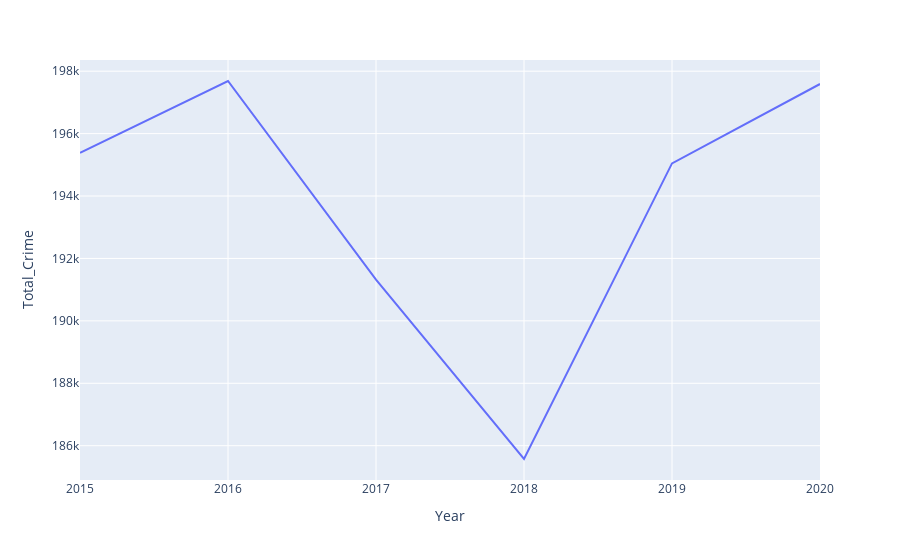

Notebook code for this chart:
### Code cell
# Total crime for harris county over 5 years
fig = px.line(harris_county_df, x="Year" , y="Total_Crime")
fig.show()

### Figure 1 — Plotly figure (JSON) as saved in the notebook; plotly's stock layout.template omitted (floating-point values rounded to 4 significant figures)
{"data": [{"hovertemplate": "Year=%{x}<br>Total_Crime=%{y}<extra></extra>", "legendgroup": "", "line": {"color": "#636efa", "dash": "solid"}, "marker": {"symbol": "circle"}, "mode": "lines", "name": "", "orientation": "v", "showlegend": false, "type": "scatter", "x": [2015, 2016, 2017, 2018, 2019, 2020], "xaxis": "x", "y": [195386, 197686, 191319, 185574, 195047, 197590], "yaxis": "y"}], "layout": {"legend": {"tracegroupgap": 0}, "margin": {"t": 60}, "xaxis": {"anchor": "y", "domain": [0, 1], "title": {"text": "Year"}}, "yaxis": {"anchor": "x", "domain": [0, 1], "title": {"text": "Total_Crime"}}}}
